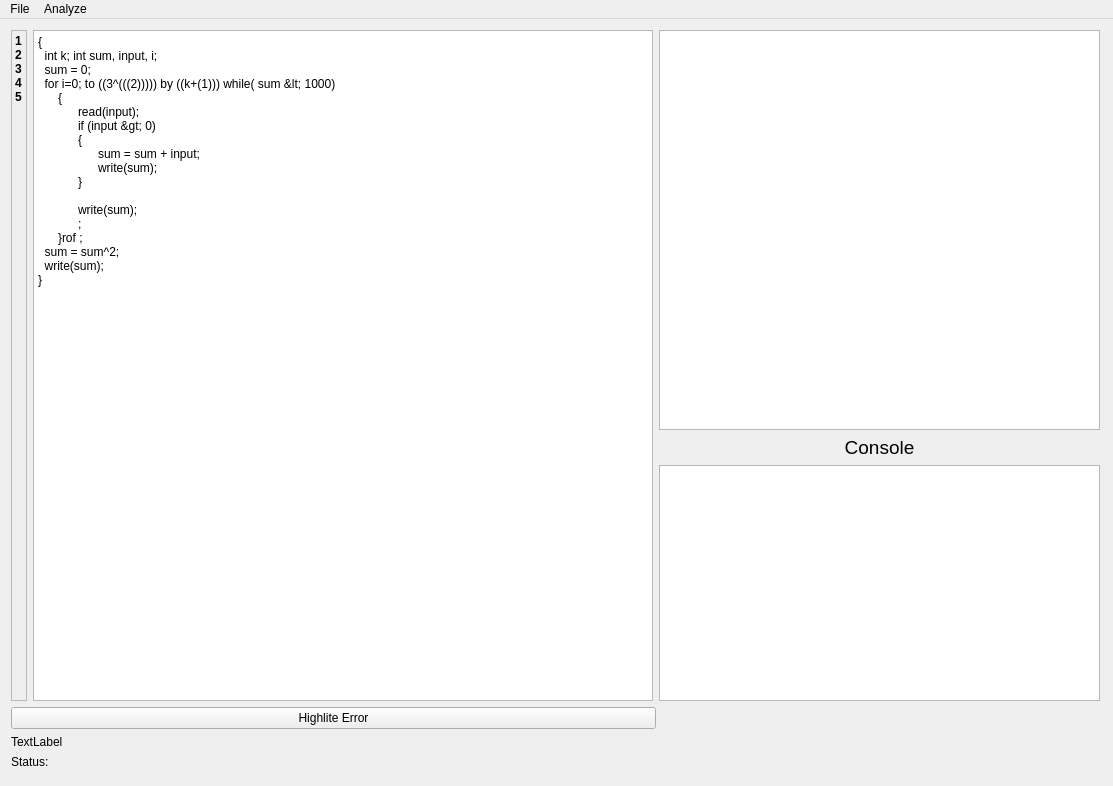
<?xml version="1.0" encoding="UTF-8"?>
<ui version="4.0">
 <class>MainWindow</class>
 <widget class="QMainWindow" name="MainWindow">
  <property name="geometry">
   <rect>
    <x>0</x>
    <y>0</y>
    <width>1113</width>
    <height>786</height>
   </rect>
  </property>
  <property name="windowTitle">
   <string>Gorod Language IDE</string>
  </property>
  <widget class="QWidget" name="centralWidget">
   <widget class="QWidget" name="verticalLayoutWidget">
    <property name="geometry">
     <rect>
      <x>0</x>
      <y>0</y>
      <width>1111</width>
      <height>761</height>
     </rect>
    </property>
    <layout class="QVBoxLayout" name="verticalLayout">
     <property name="sizeConstraint">
      <enum>QLayout::SetDefaultConstraint</enum>
     </property>
     <item>
      <layout class="QHBoxLayout" name="horizontalLayout">
       <property name="sizeConstraint">
        <enum>QLayout::SetMinAndMaxSize</enum>
       </property>
       <item>
        <widget class="QLabel" name="label_2">
         <property name="font">
          <font>
           <weight>75</weight>
           <bold>true</bold>
          </font>
         </property>
         <property name="frameShape">
          <enum>QFrame::StyledPanel</enum>
         </property>
         <property name="lineWidth">
          <number>3</number>
         </property>
         <property name="midLineWidth">
          <number>3</number>
         </property>
         <property name="text">
          <string>1
2
3
4
5
</string>
         </property>
         <property name="textFormat">
          <enum>Qt::PlainText</enum>
         </property>
         <property name="alignment">
          <set>Qt::AlignLeading|Qt::AlignLeft|Qt::AlignTop</set>
         </property>
        </widget>
       </item>
       <item>
        <widget class="QPlainTextEdit" name="plainTextEdit">
         <property name="minimumSize">
          <size>
           <width>620</width>
           <height>0</height>
          </size>
         </property>
         <property name="lineWrapMode">
          <enum>QPlainTextEdit::NoWrap</enum>
         </property>
         <property name="plainText">
          <string>{
  int k; int sum, input, i;
  sum = 0;
  for i=0; to ((3^(((2))))) by ((k+(1))) while( sum &lt; 1000)
	{
		read(input);
		if (input &gt; 0)
	 	{
			sum = sum + input;
			write(sum);
		}			

		write(sum);
		;	
	}rof ;
  sum = sum^2;
  write(sum);
}</string>
         </property>
         <property name="overwriteMode">
          <bool>false</bool>
         </property>
         <property name="tabStopDistance">
          <double>20.000000000000000</double>
         </property>
         <property name="cursorWidth">
          <number>2</number>
         </property>
         <property name="backgroundVisible">
          <bool>false</bool>
         </property>
         <property name="centerOnScroll">
          <bool>false</bool>
         </property>
        </widget>
       </item>
       <item>
        <layout class="QVBoxLayout" name="verticalLayout_2">
         <property name="rightMargin">
          <number>0</number>
         </property>
         <item>
          <widget class="QTableView" name="tableView">
           <property name="minimumSize">
            <size>
             <width>0</width>
             <height>400</height>
            </size>
           </property>
           <property name="frameShape">
            <enum>QFrame::StyledPanel</enum>
           </property>
           <property name="alternatingRowColors">
            <bool>true</bool>
           </property>
           <property name="showGrid">
            <bool>true</bool>
           </property>
           <property name="gridStyle">
            <enum>Qt::DashLine</enum>
           </property>
           <property name="sortingEnabled">
            <bool>false</bool>
           </property>
           <property name="wordWrap">
            <bool>false</bool>
           </property>
          </widget>
         </item>
         <item>
          <widget class="QLabel" name="label_4">
           <property name="font">
            <font>
             <pointsize>14</pointsize>
            </font>
           </property>
           <property name="text">
            <string>Console</string>
           </property>
           <property name="alignment">
            <set>Qt::AlignCenter</set>
           </property>
          </widget>
         </item>
         <item>
          <widget class="QPlainTextEdit" name="plainTextEdit_2"/>
         </item>
        </layout>
       </item>
      </layout>
     </item>
     <item>
      <widget class="QPushButton" name="pushButton">
       <property name="maximumSize">
        <size>
         <width>645</width>
         <height>16777215</height>
        </size>
       </property>
       <property name="text">
        <string>Highlite Error</string>
       </property>
       <property name="checkable">
        <bool>false</bool>
       </property>
       <property name="autoRepeat">
        <bool>false</bool>
       </property>
       <property name="autoExclusive">
        <bool>false</bool>
       </property>
       <property name="flat">
        <bool>false</bool>
       </property>
      </widget>
     </item>
     <item>
      <widget class="QLabel" name="label_3">
       <property name="text">
        <string>TextLabel</string>
       </property>
       <property name="wordWrap">
        <bool>true</bool>
       </property>
      </widget>
     </item>
     <item>
      <widget class="QLabel" name="label">
       <property name="frameShape">
        <enum>QFrame::NoFrame</enum>
       </property>
       <property name="text">
        <string>Status:</string>
       </property>
       <property name="textFormat">
        <enum>Qt::PlainText</enum>
       </property>
       <property name="margin">
        <number>5</number>
       </property>
      </widget>
     </item>
    </layout>
   </widget>
  </widget>
  <widget class="QMenuBar" name="menuBar">
   <property name="geometry">
    <rect>
     <x>0</x>
     <y>0</y>
     <width>1113</width>
     <height>22</height>
    </rect>
   </property>
   <widget class="QMenu" name="menuFile">
    <property name="title">
     <string>File</string>
    </property>
    <addaction name="actionOpen"/>
    <addaction name="actionSave"/>
   </widget>
   <widget class="QMenu" name="menuAnalyze">
    <property name="title">
     <string>Analyze</string>
    </property>
    <addaction name="actionShow_Tree"/>
   </widget>
   <addaction name="menuFile"/>
   <addaction name="menuAnalyze"/>
  </widget>
  <action name="actionOpen">
   <property name="text">
    <string>Open</string>
   </property>
   <property name="shortcut">
    <string>Ctrl+O</string>
   </property>
  </action>
  <action name="actionSave">
   <property name="text">
    <string>Save</string>
   </property>
   <property name="shortcut">
    <string>Ctrl+S</string>
   </property>
  </action>
  <action name="actionShow_Tree">
   <property name="text">
    <string>Show Tree</string>
   </property>
   <property name="shortcut">
    <string>Ctrl+T</string>
   </property>
  </action>
 </widget>
 <layoutdefault spacing="6" margin="11"/>
 <resources/>
 <connections/>
</ui>
